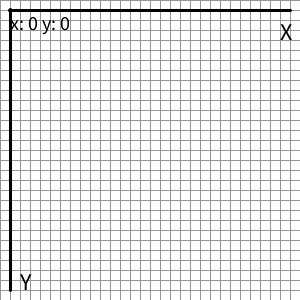
Frame 1 (no input)
Frame 60 (the mouse pressed at the canvas centre just before this capture): identical to frame 1, image omitted
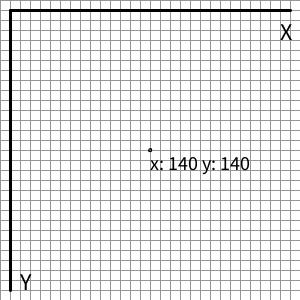
Frame 120 (the mouse held since frame 60 and released just before this capture)

The Processing sketch that drew these frames (run headless with seeded random() and noise(); from frame 60 on, the mouse is pressed at the canvas centre):

// Processing sketch: coordinates
// ── coordinates.pde
void setup(){
  size(300, 300);
  background(255);
}
 
void draw(){
   
  strokeWeight(1);
  fill(255);
  rect(0,0, width, height);
  fill(0);
  stroke(150);
     
    for (int x = 0; x < width/10; x++){
      line(x*10, 0, x*10, width);
    }
 
    for (int y = 0; y < height/10; y++){
      line(0, y*10, height, y*10);
    }
 
    stroke(0);
    strokeWeight(3);
    line(10, 10, 10, width - 10);
    line(10, 10, height - 10, 10);
 

    textSize(24);
    text("X", width-20, 40);
    text("Y", 20, height-10);
    textSize(20);

    int xPos = mouseX - 10;
    int yPos = mouseY - 10;
    
    if (mouseX < 10) {
        xPos = 0;
    }

    if (mouseY < 10) {
        yPos = 0;
    }
    ellipse(xPos + 10, yPos + 10, 1, 1);
    text("x: " + (int(xPos)) + " y: " + (int(yPos)) + "", xPos + 10, yPos + 30);
}
